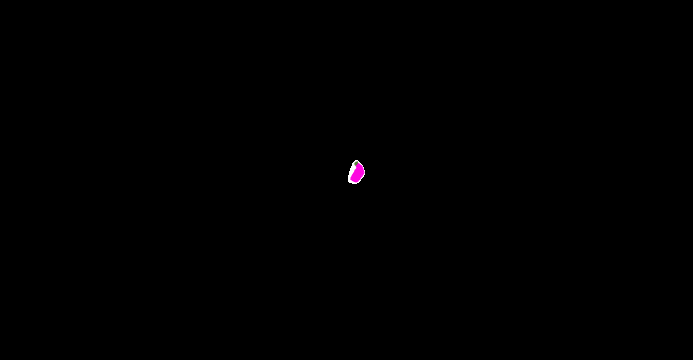
#> input picture pygameL-main/images/bek.png, 693 x 360 px, given in place of send.jpg, which was not available
$ python cv.py
#> lines starting #> are read from the running program, lines starting #| are printed output that depends on the picture; pictures that were not available may be replaced by others from this repository, and a replacement may not be noted

import cv2
import cv2.cv2
import numpy as np
# [6 lines of commented-out code are left out]
sand = cv2.imread('Photos/send.jpg')
#> sand is the input picture: shape (360, 693, 3); mean B, G, R 0.3, 0.1, 0.3
durov = cv2.imread('Photos/durov.jpg')
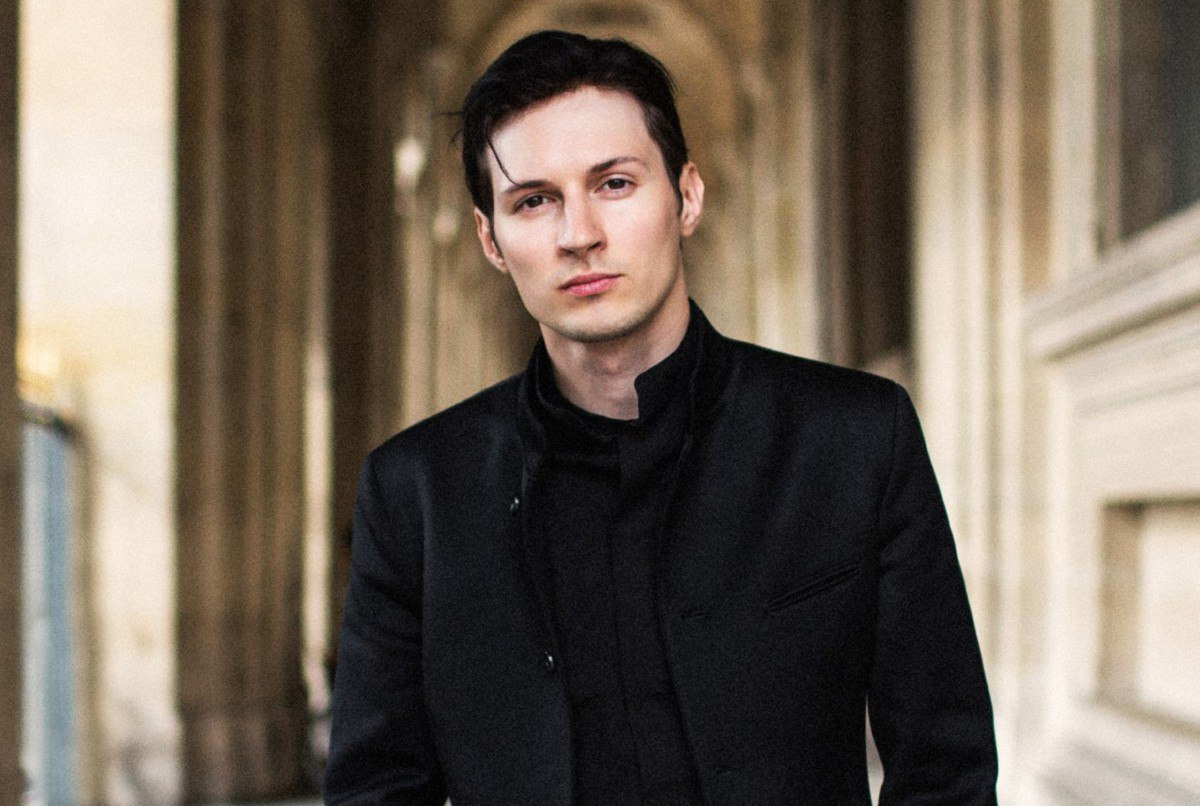
#> input picture photos/durov.jpg, 1200 x 806 px, found by its file name
#> durov is the input picture: shape (806, 1200, 3); mean B, G, R 91.2, 104.2, 116.4
cv2.imshow('man', durov)
cv2.waitKey(1000)

durov = cv2.resize(durov, (durov.shape[1]//2, durov.shape[0]//2))
#> durov: shape (403, 600, 3)
sand = cv2.resize(sand, (sand.shape[1]//4, sand.shape[0]//4))
#> sand: shape (90, 173, 3)
cv2.imshow('man', durov)
cv2.waitKey(1000)
sand = cv2.GaussianBlur(sand,(15,15), 0)    #Размытие
durov = cv2.cvtColor(durov, cv2.COLOR_BGR2GRAY)
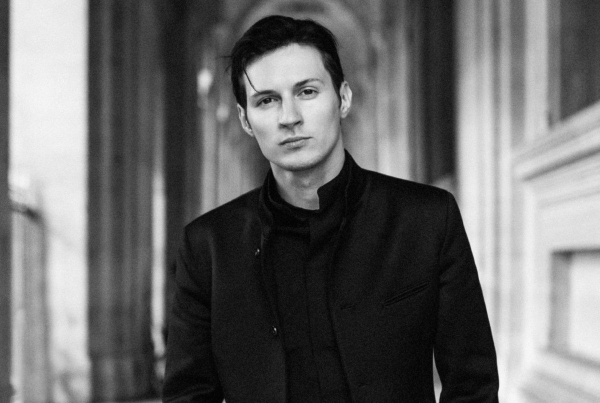
#> durov: shape (403, 600); min 0, max 249, mean 106.5
cv2.imshow('man', durov)
cv2.waitKey(1000)
durov = cv2.Canny(durov, 105, 105)
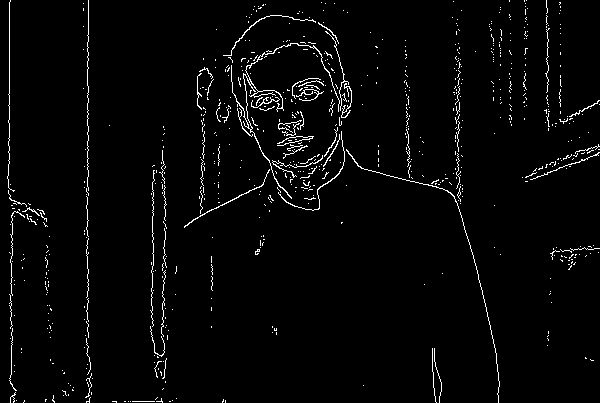
#> durov: shape (403, 600); 2.7% white in thin lines or dots
cv2.imshow('man', durov)
cv2.waitKey(1000)
b = np.ones((500, 500, 3), np.uint8)
print('Что хотите видеть?')
#> (the run stopped early here; a loop or call above may not have finished)
